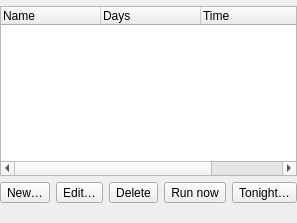
      <widget class="QWidget" name="tab_schedule">
       <attribute name="title">
        <string>Schedule</string>
       </attribute>
       <layout class="QVBoxLayout" name="tab_schedule_layout">
        <property name="leftMargin">
         <number>0</number>
        </property>
        <property name="topMargin">
         <number>0</number>
        </property>
        <property name="rightMargin">
         <number>0</number>
        </property>
        <property name="bottomMargin">
         <number>0</number>
        </property>
        <item>
         <widget class="QWidget" name="week_holder">
          <layout class="QVBoxLayout" name="week_layout">
           <property name="leftMargin">
            <number>0</number>
           </property>
           <property name="topMargin">
            <number>0</number>
           </property>
           <property name="rightMargin">
            <number>0</number>
           </property>
           <property name="bottomMargin">
            <number>0</number>
           </property>
          </layout>
         </widget>
        </item>
        <item>
         <widget class="QTreeWidget" name="timers">
          <property name="rootIsDecorated">
           <bool>false</bool>
          </property>
          <property name="uniformRowHeights">
           <bool>true</bool>
          </property>
          <property name="alternatingRowColors">
           <bool>true</bool>
          </property>
          <property name="maximumSize">
           <size>
            <width>16777215</width>
            <height>170</height>
           </size>
          </property>
          <property name="toolTip">
           <string>Tick to turn a scheduled cleaning on or off; double-click to edit it.</string>
          </property>
          <column>
           <property name="text">
            <string>Name</string>
           </property>
          </column>
          <column>
           <property name="text">
            <string>Days</string>
           </property>
          </column>
          <column>
           <property name="text">
            <string>Time</string>
           </property>
          </column>
          <column>
           <property name="text">
            <string>Cleaning</string>
           </property>
          </column>
         </widget>
        </item>
        <item>
         <layout class="QHBoxLayout" name="schedule_buttons">
          <item>
           <widget class="QToolButton" name="btn_timer_new">
            <property name="text">
             <string>New…</string>
            </property>
           </widget>
          </item>
          <item>
           <widget class="QToolButton" name="btn_timer_edit">
            <property name="text">
             <string>Edit…</string>
            </property>
           </widget>
          </item>
          <item>
           <widget class="QToolButton" name="btn_timer_delete">
            <property name="text">
             <string>Delete</string>
            </property>
           </widget>
          </item>
          <item>
           <widget class="QToolButton" name="btn_timer_run">
            <property name="text">
             <string>Run now</string>
            </property>
            <property name="toolTip">
             <string>Start the selected cleaning now, whatever its days and time.</string>
            </property>
           </widget>
          </item>
          <item>
           <spacer name="schedule_buttons_spacer">
            <property name="orientation">
             <enum>Qt::Horizontal</enum>
            </property>
            <property name="sizeHint">
             <size>
              <width>0</width>
              <height>20</height>
             </size>
            </property>
           </spacer>
          </item>
          <item>
           <widget class="QToolButton" name="btn_tonight">
            <property name="text">
             <string>Tonight…</string>
            </property>
            <property name="toolTip">
             <string>Clean the ticked rooms (or the whole home) once, tonight; the plugin removes it afterwards.</string>
            </property>
           </widget>
          </item>
         </layout>
        </item>
        <item>
         <widget class="QLabel" name="lbl_timers_note">
          <property name="wordWrap">
           <bool>true</bool>
          </property>
         </widget>
        </item>
       </layout>
      </widget>
